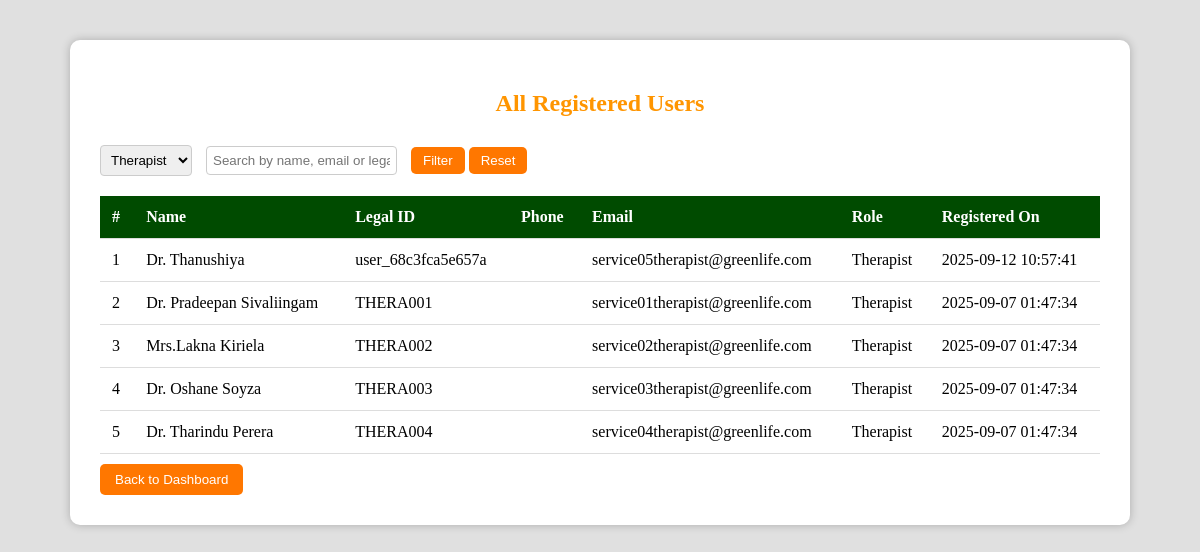
Page /view_users.php?role=therapist (signed in) on the committed database.
### tables this page shows
CREATE TABLE `users` (
  `id` int(11) NOT NULL,
  `name` varchar(100) NOT NULL,
  `legalid` varchar(20) NOT NULL,
  `phone` varchar(20) DEFAULT NULL,
  `email` varchar(100) DEFAULT NULL,
  `password` varchar(255) NOT NULL,
  `role` varchar(20) DEFAULT 'customer',
  `created_at` timestamp NOT NULL DEFAULT current_timestamp()
);

### view_users.php (the view, shortened to what this page needs)
<?php
require 'db.php';
$roleFilter = $_GET['role'] ?? '';
$search = $_GET['search'] ?? '';
$sql = "SELECT id, name, legalid, phone, email, role, created_at FROM users WHERE 1";
$params = [];
if($roleFilter && $roleFilter !== 'all') {
    $sql .= " AND role = :role";
    $params[':role'] = $roleFilter;
}
$sql .= " ORDER BY created_at DESC";
$stmt = $pdo->prepare($sql);
$stmt->execute($params);
$users = $stmt->fetchAll();
$rolesStmt = $pdo->query("SELECT DISTINCT role FROM users");
$roles = $rolesStmt->fetchAll(PDO::FETCH_COLUMN);
?>
<!DOCTYPE html>
<html lang="en">
<head>
</head>
<body>
<div class="container">
    <h2>All Registered Users</h2>
    <form method="get" class="filters">
        <select name="role">
            <?php foreach($roles as $role): ?>
                <option value="<?= htmlspecialchars($role) ?>" <?= ($role === $roleFilter) ? 'selected' : '' ?>>
                    <?= ucfirst($role) ?>
                </option>
            <?php endforeach; ?>
        </select>
        <input type="text" name="search" placeholder="Search by name, email or legal ID" value="<?= htmlspecialchars($search) ?>">
        <button type="submit">Filter</button>
        <button type="button" onclick="window.location.href='view_users.php'">Reset</button>
    </form>
    <?php if(count($users) > 0): ?>
        <table>
            <tr>
                <th>#</th>
                <th>Name</th>
                <th>Legal ID</th>
                <th>Phone</th>
                <th>Email</th>
                <th>Role</th>
                <th>Registered On</th>
            </tr>
            <?php $count = 1; foreach($users as $row): ?>
            <tr>
                <td><?= $count++; ?></td>
                <td><?= htmlspecialchars($row['name']); ?></td>
                <td><?= htmlspecialchars($row['legalid']); ?></td>
                <td><?= htmlspecialchars($row['phone']); ?></td>
                <td><?= htmlspecialchars($row['email']); ?></td>
                <td><?= ucfirst($row['role']); ?></td>
                <td><?= $row['created_at']; ?></td>
            </tr>
            <?php endforeach; ?>
        </table>
    <?php else: ?>
        <p style="text-align:center;">No users found.</p>
    <?php endif; ?>
    <button onclick="window.location.href='admin_dashboard.php'">Back to Dashboard</button>
</div>
</body>
</html>

### view_users.php (style rules this page uses)
body { background: #d7d7d7c3; margin:0; padding:0; }
.container { max-width: 1000px; margin: 40px auto; background: #fff; padding: 30px; border-radius: 10px; box-shadow: 0 0 10px rgba(0, 0, 0, 0.23); }
h2 { color: #ff9500ff; text-align: center; }
table { width: 100%; border-collapse: collapse; margin-top: 20px; }
th, td { padding: 12px; border-bottom: 1px solid #ddd; text-align: left; }
th { background: #004b00ff; color: #ffffffff; }
button { padding: 8px 15px; background: #ff7700ff; color: #fff; border: none; border-radius: 5px; cursor: pointer; margin-top:10px; }
.filters { margin-bottom: 20px; }
.filters select, .filters input[type="text"] { padding: 6px; margin-right: 10px; border-radius: 4px; border: 1px solid #ccc; }
.filters button { padding: 6px 12px; }

### rows in the picture
users: name "Dr. Thanushiya", legalid "user_68c3fca5e657a", email "service05therapist@greenlife.com", role "Therapist", created_at "2025-09-12 10:57:41"
users: name "Dr. Pradeepan Sivaliingam", legalid "THERA001", email "service01therapist@greenlife.com", role "Therapist", created_at "2025-09-07 01:47:34"
users: name "Mrs.Lakna Kiriela", legalid "THERA002", email "service02therapist@greenlife.com", role "Therapist", created_at "2025-09-07 01:47:34"
users: name "Dr. Oshane Soyza", legalid "THERA003", email "service03therapist@greenlife.com", role "Therapist", created_at "2025-09-07 01:47:34"
users: name "Dr. Tharindu Perera", legalid "THERA004", email "service04therapist@greenlife.com", role "Therapist", created_at "2025-09-07 01:47:34"

### other values in the picture
form field role "Therapist"
